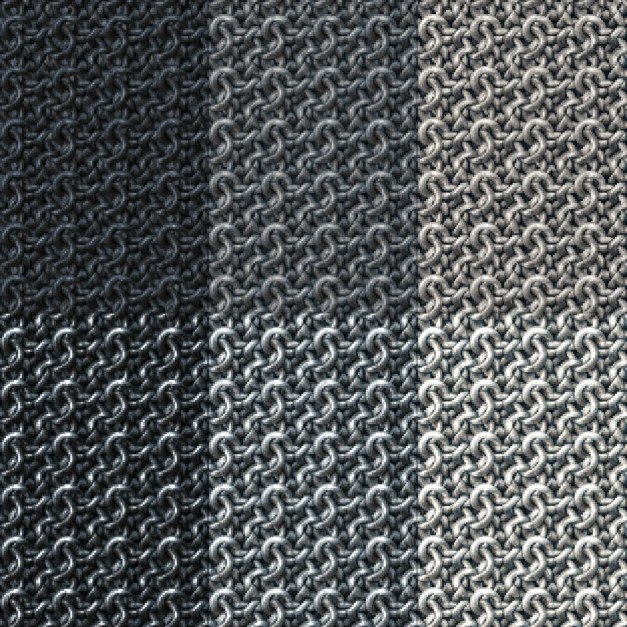
#> input picture art/materials/06_fine_mail.webp, 1254 x 1254 px, given in place of linen_teal.png, which was not available (shown at 1/2 size)
$ python prep_cloth.py
#> lines starting #> are read from the running program, lines starting #| are printed output that depends on the picture; pictures that were not available may be replaced by others from this repository, and a replacement may not be noted
### tools/villagers/clothes.py
"""Re-texturing the Humans outfits with the cloth tiles.

The FBX's clothes have no UVs (all zero), so each face is projected round the limb it belongs to
(the bone that carries most of it, in the T-pose bind): a cylinder round the torso, each upper
and lower arm, each thigh and shin, and a box for the feet and hands. One repeat of a tile covers
`tile` metres, the same on every part, so the weave is the same size everywhere."""
import math
import numpy as np
from PIL import Image, ImageFilter

# limb: (bones, axis, seam angle) -- the seam goes where it's least seen: the back, under the arm, inside the leg
PARTS = {
    'torso': (('Hips', 'Abdomen', 'Torso', 'Chest', 'Neck', 'Head', 'Root', 'Body'), 'z', 'back'),
    'shoulder.L': (('Shoulder.L',), 'x', 'under'), 'shoulder.R': (('Shoulder.R',), 'x', 'under'),
    'upperarm.L': (('UpperArm.L',), 'x', 'under'), 'upperarm.R': (('UpperArm.R',), 'x', 'under'),
    'lowerarm.L': (('LowerArm.L',), 'x', 'under'), 'lowerarm.R': (('LowerArm.R',), 'x', 'under'),
    'thigh.L': (('UpperLeg.L',), 'z', 'inside'), 'thigh.R': (('UpperLeg.R',), 'z', 'inside'),
    'shin.L': (('LowerLeg.L',), 'z', 'inside'), 'shin.R': (('LowerLeg.R',), 'z', 'inside'),
}
BOX = ('Wrist', 'Index', 'Middle', 'Ring', 'Pinky', 'Thumb', 'Foot', 'PT')


# [72 lines left out: functions part_of, unwrap, not called in this run]


def normal_map(src, dst, strength=2.5, blur=1.0, size=1024):
    """A tangent-space normal map from the tile's luminance (lighter = raised)."""
#> called with src = 'art/raw/villagers/cloth/linen_teal.png', strength = 2, blur = 1, size = 512
    im = Image.open(src).convert('L')
    if size:
        im = im.resize((size, size), Image.LANCZOS)
#> im: PIL image 512x512 L
    if blur:
        im = im.filter(ImageFilter.GaussianBlur(blur))
    h = np.asarray(im, dtype=np.float64) / 255
    # remove the low-frequency light falloff so only relief remains
    lo = np.asarray(Image.fromarray((h * 255).astype(np.uint8)).filter(ImageFilter.GaussianBlur(size / 24 if size else 40)), dtype=np.float64) / 255
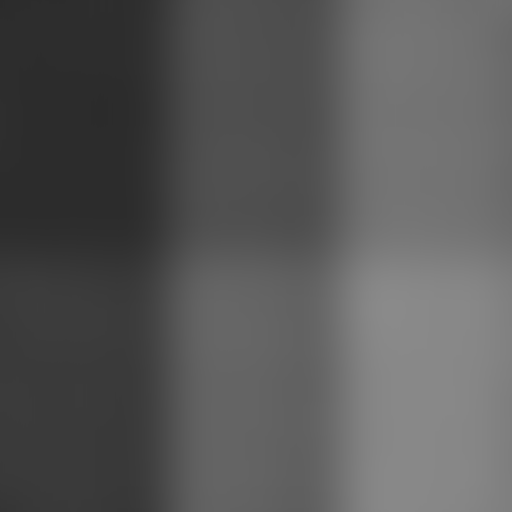
#> lo: shape (512, 512) float64; min 0.169, max 0.541, mean 0.346
    h = h - lo
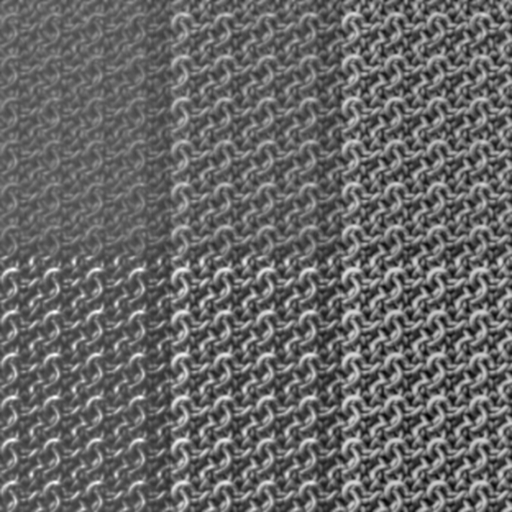
#> h: shape (512, 512) float64; min -0.443, max 0.647, mean 0.00165; drawn with min black and max white
    dx = (np.roll(h, -1, 1) - np.roll(h, 1, 1)) * 0.5 * strength * h.shape[1] / 64
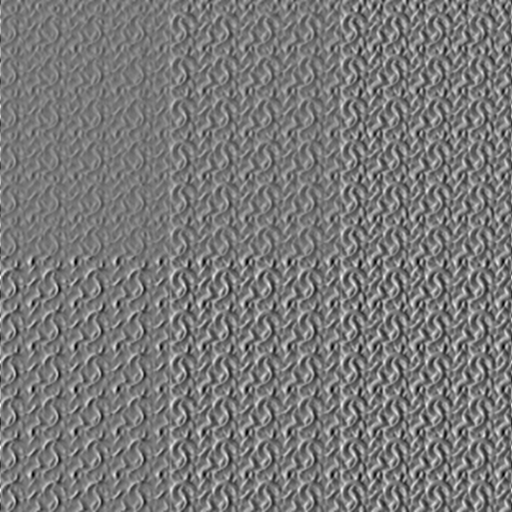
#> dx: shape (512, 512) float64; min -3.86, max 4.24, mean 1.51e-19; drawn with min black and max white
    dy = (np.roll(h, -1, 0) - np.roll(h, 1, 0)) * 0.5 * strength * h.shape[0] / 64
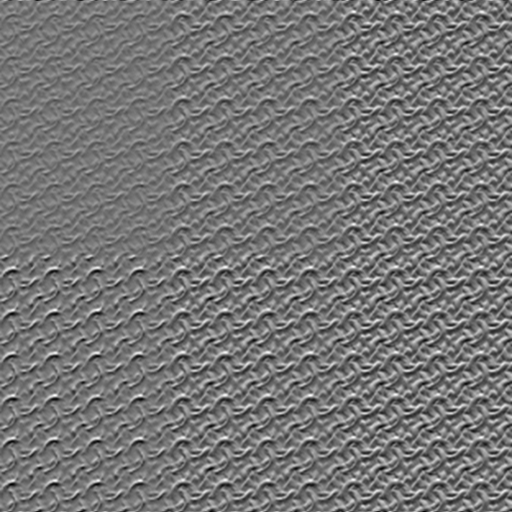
#> dy: shape (512, 512) float64; min -3.67, max 4.24, mean 2.17e-18; drawn with min black and max white
    n = np.stack([-dx, dy, np.ones_like(h)], -1)
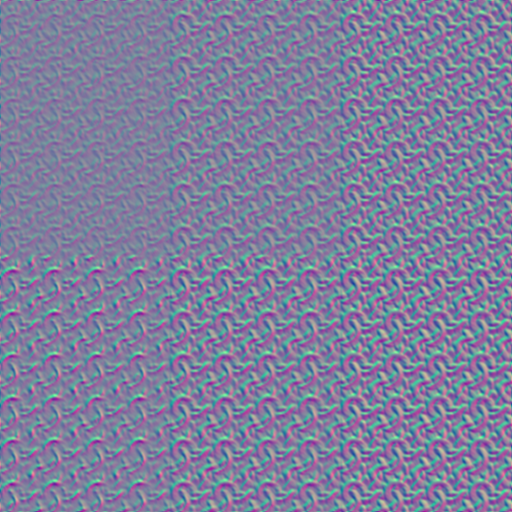
#> n: shape (512, 512, 3) float64; mean of channels 0, 1, 2 2.03e-19, -3.09e-16, 1; drawn with min black and max white
    n /= np.linalg.norm(n, axis=-1, keepdims=True)
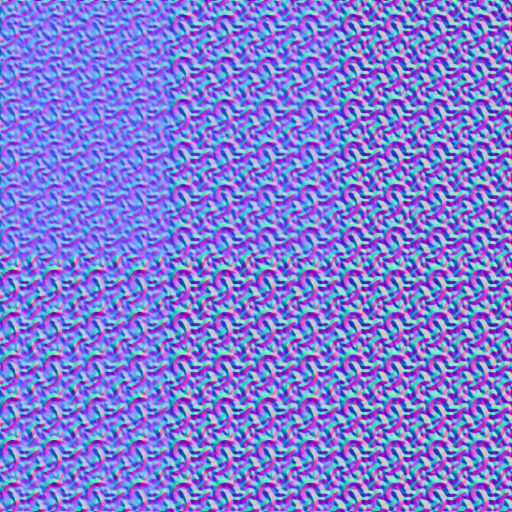
#> n: shape (512, 512, 3) float64; mean of channels 0, 1, 2 0.00606, -0.0142, 0.696; drawn with min black and max white
    Image.fromarray(((n * 0.5 + 0.5) * 255).astype(np.uint8)).save(dst)


def rough_map(src, dst, base, spread, size=1024):
    """Roughness from the tile: worn, lighter places a little smoother (leather) or rougher (cloth)."""
#> called with src = 'art/raw/villagers/cloth/linen_teal.png', base = 0.9, spread = 0.15, size = 512
    im = Image.open(src).convert('L').resize((size, size), Image.LANCZOS)
    h = np.asarray(im, dtype=np.float64) / 255
    r = np.clip(base + spread * (h - h.mean()) / (h.std() + 1e-6) * 0.25, 0.05, 1)
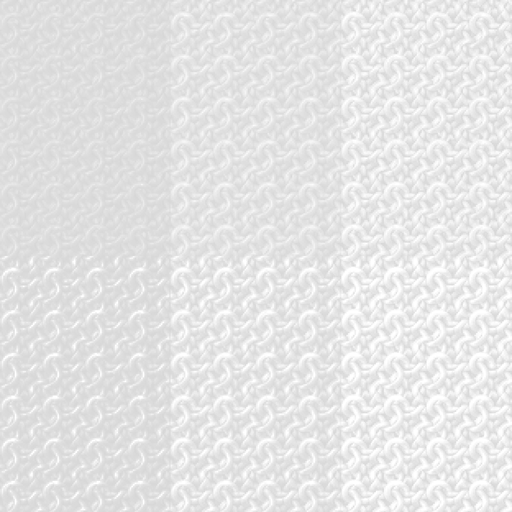
#> r: shape (512, 512) float64; min 0.843, max 1, mean 0.9
    Image.fromarray((r * 255).astype(np.uint8)).save(dst)

### tools/villagers/prep_cloth.py
"""The cloth tiles as the villagers wear them: 1024 px colour, plus a normal map and a roughness
map made from each tile's luminance. Writes art/raw/villagers/build/cloth/.

python prep_cloth.py   (the tiles in art/raw/villagers/cloth/<name>.png)"""
import os, sys
sys.path.insert(0, os.path.dirname(os.path.abspath(__file__)))
from PIL import Image
from clothes import normal_map, rough_map
import mh

# tile: (roughness, its spread with the tile's light and dark, normal strength)
TILES = {'linen_teal': (0.9, 0.15, 2.0), 'linen_brown': (0.9, 0.15, 2.0), 'burlap_coarse': (0.95, 0.1, 3.0),
         'burlap_dark': (0.95, 0.1, 3.0), 'quilted_red': (0.85, 0.15, 3.5), 'quilted_blue': (0.85, 0.15, 3.5),
         'damask_red': (0.62, 0.25, 1.6), 'damask_purple': (0.62, 0.25, 1.6), 'leather_tooled': (0.5, -0.3, 3.0),
         'leather_strapwork': (0.55, -0.3, 3.0)}

src = os.path.join(os.environ.get('BM_VILLAGER_SRC', os.path.join(mh.REPO, 'art', 'raw', 'villagers')), 'cloth')
dst = os.path.join(os.path.dirname(src), 'build', 'cloth')
os.makedirs(dst, exist_ok=True)
for k, (r, sp, ns) in TILES.items():
    Image.open(f'{src}/{k}.png').convert('RGB').resize((1024, 1024), Image.LANCZOS).save(f'{dst}/{k}.png')
    normal_map(f'{src}/{k}.png', f'{dst}/{k}_n.png', strength=ns, size=512)
    rough_map(f'{src}/{k}.png', f'{dst}/{k}_r.png', r, sp, size=512)
    print(k)
#> pass 2 of the loop `for k, (r, sp, ns) in TILES.items():`:
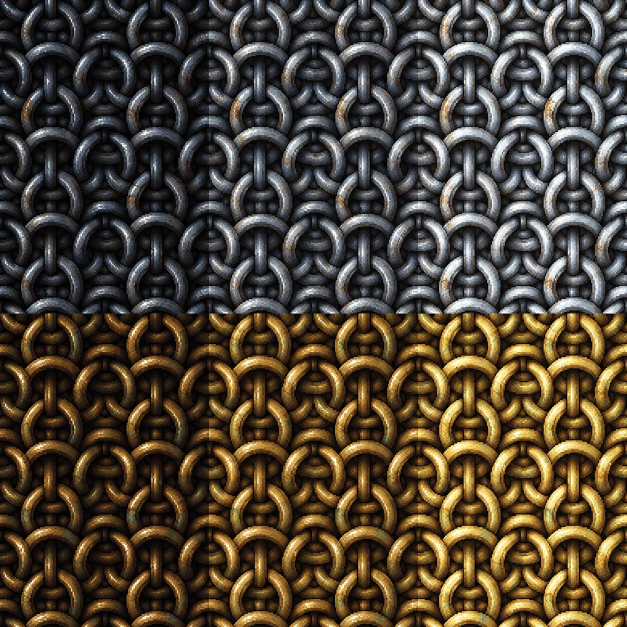
#> input picture art/materials/07_heavy_mail.webp, 1254 x 1254 px, given in place of linen_brown.png, which was not available (shown at 1/2 size)
#> in normal_map (call 2), `n /= np.linalg.norm(n, axis=-1, keepdims=True)`:
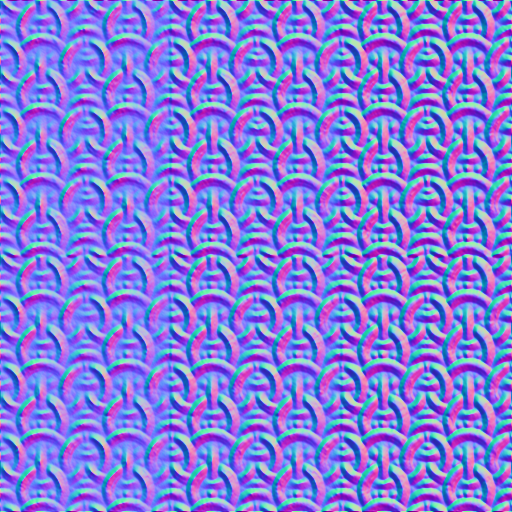
#> n: shape (512, 512, 3) float64; mean of channels 0, 1, 2 0.0289, -0.0193, 0.732; drawn with min black and max white
#> in rough_map (call 2), `r = np.clip(base + spread * (h - h.mean()) / (h.std() + 1e-6) * 0.25, ..`:
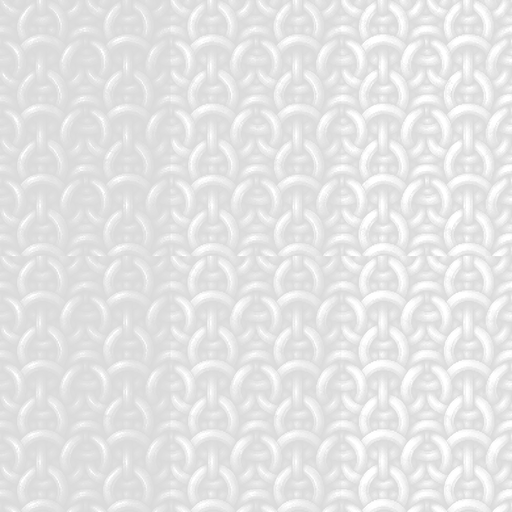
#> r: shape (512, 512) float64; min 0.857, max 1, mean 0.9
#> (the run stopped early here; a loop or call above may not have finished)
